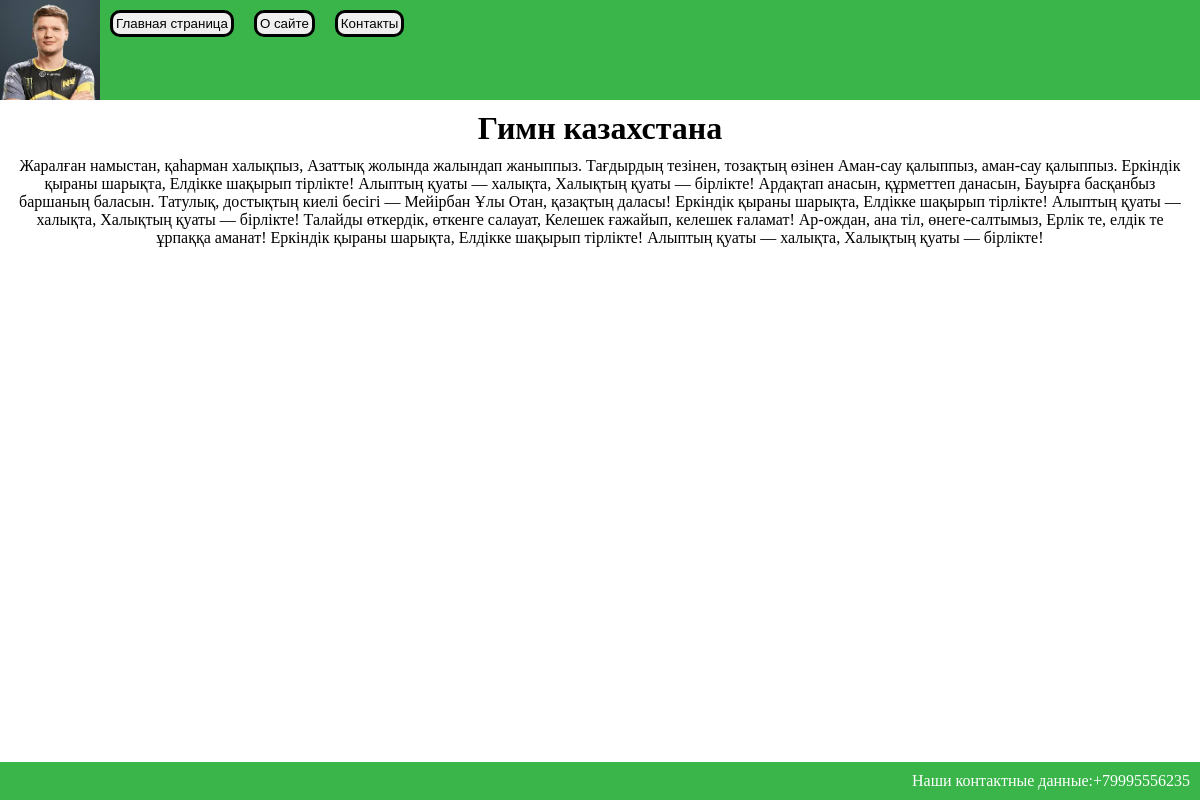
The page /post/5 on the database its author committed.
### Moskalemko_blog/apps/my_blog/models.py (models this page shows, shortened)
class Post(models.Model):
    id = models.BigAutoField(primary_key = True)
    post_title = models.CharField(max_length=100)
    post_anatation = models.CharField(max_length=200)
    post_text = models.TextField()
    key_words = models.ManyToManyField(Keywords)
    post_foto = models.ImageField( upload_to='static\imgs', blank=True)

### Moskalemko_blog/apps/my_blog/views.py (the view)
# urls.py: re_path(r'^post/(?P<post_id>\d+)$', post,  name='post')
def post(requset, post_id):
    post = Post.objects.get(id=post_id)
    context = {
        'post':post,
    }
    return render(requset, "post.html", context)

### templates/post.html
{% extends "index.html" %}
{% load static %}
{% block content %}
    <div class="post_text"><h1>{{ post.post_title }}</h1></div>
    <div class="post_text">{{ post.post_text }}</div>
{% endblock %}<br>

### static/style.css (style rules this page uses)
* { margin: 0; }
.post_text { margin: 10px; text-align: center; }

### rows shown on the page
Post: post_title "Гимн казахстана", post_text "Жаралған намыстан, қаһарман халықпыз, Азаттық жолында жалындап жаныппыз. Тағдырдың тезінен, тозақтың өзінен Аман-сау қалыппыз, аман-сау қалыппыз. Еркіндік қыраны шарықта, Елдікке шақырып тірлікте! Алыптың қуаты — халықта, Халықтың қуаты — бірлікте! Ардақтап анасын, құрметтеп данасын, Бауырға басқанбыз баршаның баласын. Татулық, достықтың киелі бесігі — Мейірбан Ұлы Отан, қазақтың даласы! Еркіндік қыраны шарықта, Елдікке шақырып тірлікте! Алыптың қуаты — халықта, Халықтың қуаты — бірлікте! Талайды өткердік, өткенге салауат, Келешек ғажайып, келешек ғаламат! Ар-ождан, ана тіл, өнеге-салтымыз, Ерлік те, елдік те ұрпаққа аманат! Еркіндік қыраны шарықта, Елдікке шақырып тірлікте! Алыптың қуаты —…"
